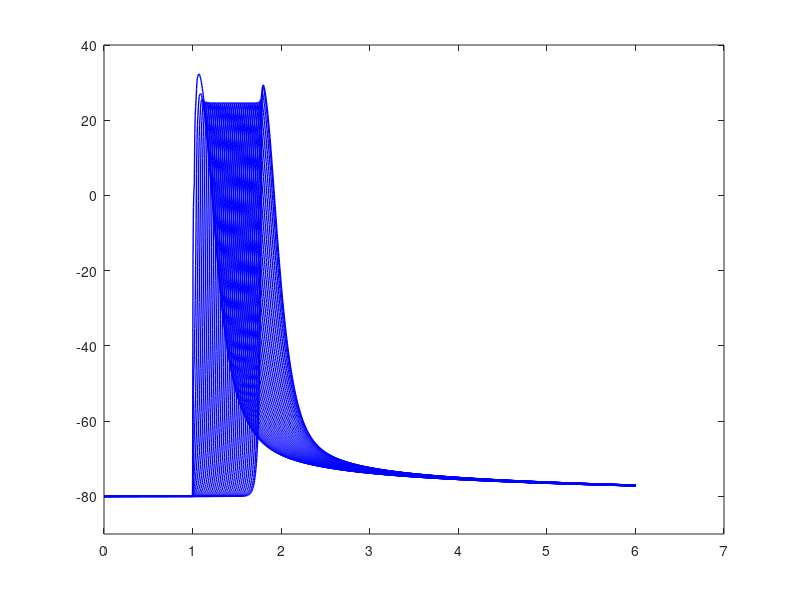

This chart was generated by the following MATLAB code: (Note: this script raises an error after producing the figure.)
clc
clear all
close all

%%

xx=1 ;



%%

Data = csvread('radius6_misaligned_v_Abeta0_stimulateBOTH_edgedist3_.csv');

time = Data(:,1) ;

[satr, soton] = size(Data) ;


figure

for i=2:soton

plot(time , Data(:,i), '-b', 'LineWidth' , 1 )
hold on
end

%xlim([0 5])
ylim([-90 40])


Data1 = Data(:,2:soton) ;   %exclude time from the data

%%


soton=soton-1 ;
number_nodes =  soton ;

%%

n = 1 ;

s=n+1:number_nodes-n ; 
S1 = zeros(1,length(s)) ;
k=1 ;



for j=n+1:number_nodes-n

clear V
clear A AA1 AA2 pks locs L1 L2 B1 B2

V = Data1(:,j) ;

[pks , locs] = findpeaks(V,'MinPeakDistance',400, 'MinPeakHeight',0)     ;



for i=1:length(pks)
     
        
  A(1,:) = V(locs(i,1)-30:locs(i,1) , 1) ;
  
  AA1 = A(A>=-20) ;
  [L1]=knnsearch(AA1',-20) ;
   B1 = AA1(1,L1) ;
       
  AA2 = A(A<=-20) ;
  [L2]=knnsearch(AA2',-20) ;
   B2 = AA2(1,L2) ;
   
  [row1]=find(V==B1) ;
  [row2]=find(V==B2) ;
  
  if length(row1)>1 
      for l=1:length(row1)
          if row1(l) > locs(i,1)-30 && row1(l) < locs(i,1)
              row11 = row1(l) ;
          end
      end
         
      
  else
      row11 = row1 ;
  end
  
  if length(row2)>1 
      for l=1:length(row2)
          if row2(l) > locs(i,1)-30 && row2(l) < locs(i,1)
              row22 = row2(l) ;
          end
      end
         
      
  else
      row22 = row2 ;
  end
  
  
  
  
  T1 = time(row11,1) ;
  T2 = time(row22,1) ;
  
  
coefficients = polyfit([T1, T2], [B1, B2], 1);
a = coefficients (1);
b = coefficients (2);

f =  -20  ;

x = (f-b)/a  ;
     

S1(1,k) = x  ;

plot(x,-20 , '*r')

  end      

k=k+1  ;

end

%%

figure


for i=1:length(S1)

plot(S1(1,i) , 1 , '.', 'Color','none')
text(S1(1,i), 1, '|', 'VerticalAlignment','middle', 'HorizontalAlignment','center', 'Color','m')
hold on


end


ylim([0 5])


%% CV

Y = (29.9276800000000 * xx )*40 + (3 * xx) *2 + (10.1532800000000 *xx ) * 5 * 2 ;
nodes_dist = Y+1 ;


for i=1:length(S1)-1
R1 = S1(1,i+1)-S1(1,i) ;  %ms
R1=R1/1000 ;  %s
CV(1,i) = (nodes_dist*1e-6)/ R1  ;   %m/s
end


%%

figure
plot(s(1,1:length(s)-1) , CV , 'o-m')
xlim([0 50])
title('CV')
xlabel('node #')
ylabel('CV')

%% average CV

mean_CV = mean(CV(1,10:20))
